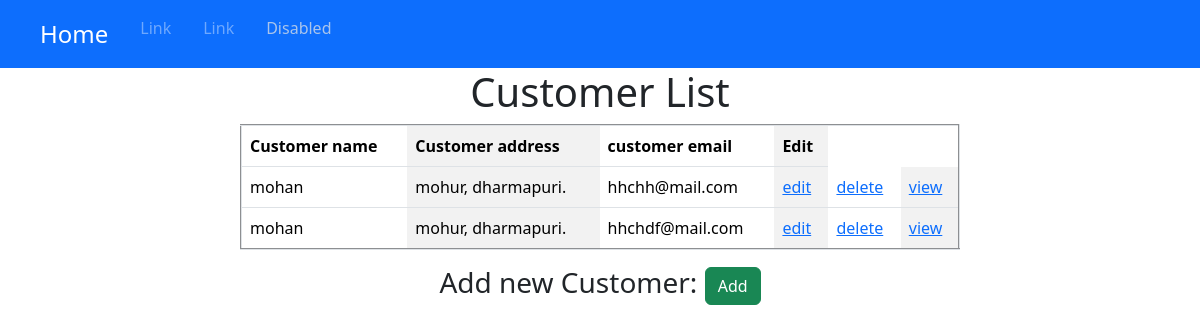
The app's page /CustomerList/, older data.
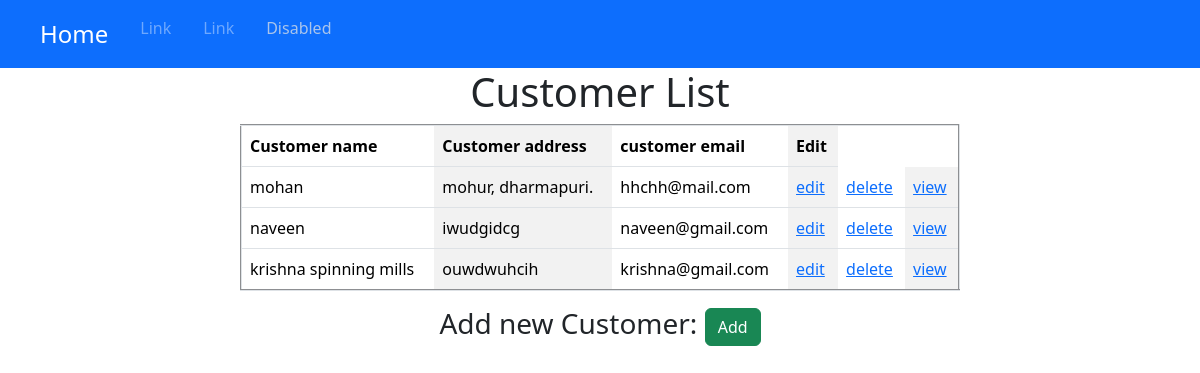
The same page, newer data.
### inventory/models.py (models this page shows, shortened)
class Customer(models.Model):
    customer_name=models.CharField(max_length=200)
    customer_phone=models.CharField(max_length=22,unique=True)
    customer_email=models.EmailField(null=True,blank=True)
    customer_address=models.TextField()
    customer_gst_number=models.CharField(max_length=50, blank=True, null=True)
    created_at=models.DateTimeField(auto_now_add=True)

### inventory/views.py (the view)
# urls.py: path('CustomerList/',CustomerList.as_view(),name='CustomerList'),
class CustomerList(ListView):
    model=Customer
    context_object_name='customerobjects'

### templates/inventory/Customer_list.html (shortened to what this page needs)
{% extends 'inventory/dummy.html' %}
{% block content %}
    <center>
        <h1>Customer List</h1>
        <table border="2px" style="width: 60%;" cellpadding="10px" class="table table-striped-columns">
            <tr>
                <th>Customer name</th>
                <th>Customer address</th>
                <th>customer email</th>
                <th>Edit</th>
            </tr>
            {% for customer in customerobjects %}
            <tr>
                <td>{{customer.customer_name}}</td>
                <td>{{customer.customer_address}}</td>
                <td>{{customer.customer_email}}</td>
                <td> <a href="{% url 'CustomerUpdate' pk=customer.pk %}">edit</a></td>
                <td> <a href="{% url 'CustomerDelete' pk=customer.pk %}">delete</a></td>
                <td> <a href="{% url 'CustomerDetail' pk=customer.pk %}">view</a></td>
            </tr>
            {% endfor %}
        </table>
       <h3>Add new Customer: <a href="{% url 'CreateCustomer' %}" class="btn btn-success">Add</a> </h3>
    </center>
    {% endblock %}

Row changes from the older to the newer data that the page shows:
removed Customer: customer_name "mohan", customer_address "mohur, dharmapuri.", customer_email "hhchdf@mail.com"
added Customer: customer_name "naveen", customer_address "iwudgidcg", customer_email "naveen@gmail.com"
added Customer: customer_name "krishna spinning mills", customer_address "ouwdwuhcih", customer_email "krishna@gmail.com"
